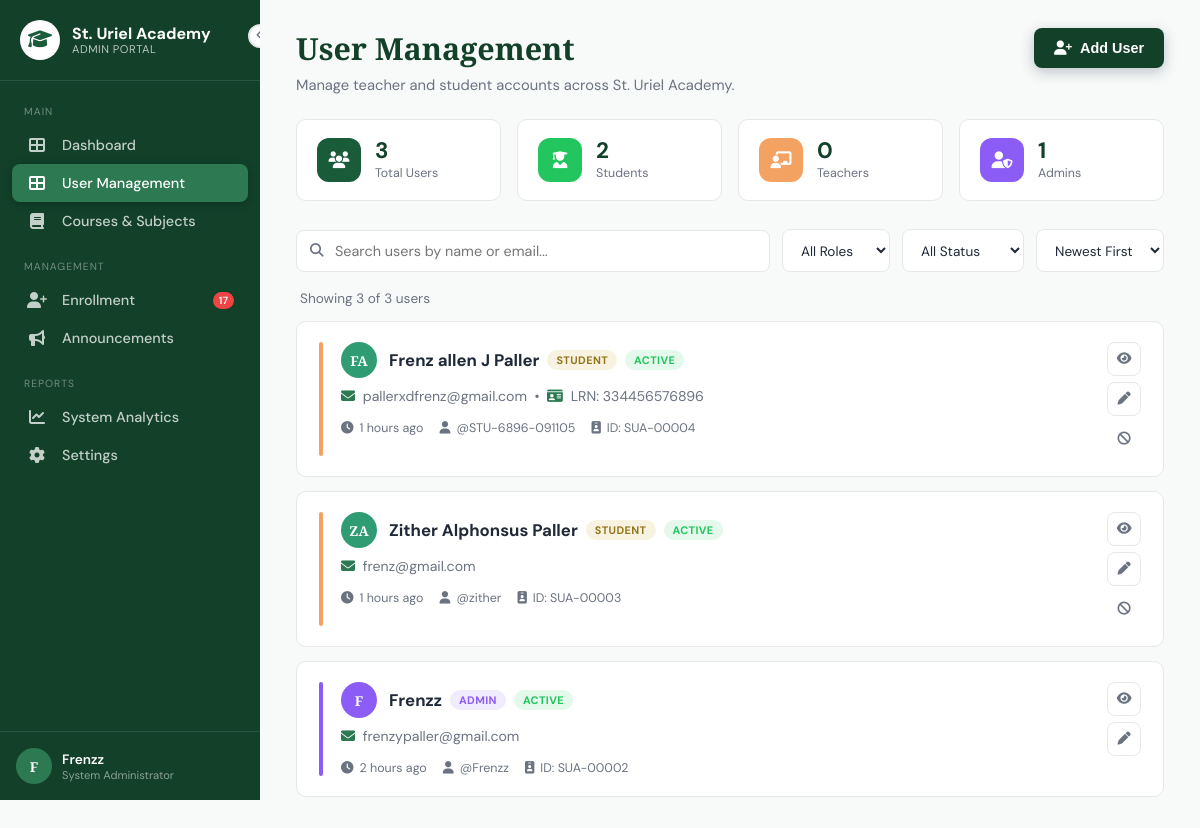
Screenshot of /public/admin/user_management.php (signed in) with the database file from the repository.
### tables this page shows
CREATE TABLE `users` (
  `id` int(11) NOT NULL,
  `username` varchar(100) NOT NULL,
  `password` varchar(255) NOT NULL,
  `role` enum('admin','teacher','student') NOT NULL,
  `status` enum('active','inactive','suspended') NOT NULL DEFAULT 'active',
  `created_at` timestamp NOT NULL DEFAULT current_timestamp(),
  `updated_at` timestamp NOT NULL DEFAULT current_timestamp() ON UPDATE current_timestamp()
);

CREATE TABLE `students` (
  `student_id` int(11) NOT NULL,
  `user_id` int(11) NOT NULL,
  `student_lrn` bigint(20) NOT NULL,
  `firstname` varchar(255) NOT NULL,
  `lastname` varchar(255) NOT NULL,
  `middlename` varchar(255) DEFAULT NULL,
  `email` varchar(255) DEFAULT NULL,
  `birthdate` date NOT NULL,
  `address` varchar(255) DEFAULT NULL,
  `guardian_name` varchar(255) DEFAULT NULL,
  `guardian_contact` varchar(255) DEFAULT NULL,
  `created_at` timestamp NOT NULL DEFAULT current_timestamp(),
  `updated_at` timestamp NOT NULL DEFAULT current_timestamp() ON UPDATE current_timestamp()
);

### config/config.php (called while the page is built, shortened)
<?php
function clean($data) {
    return htmlspecialchars(trim($data), ENT_QUOTES, 'UTF-8');
}
?>

### public/admin/user_management.php (the view, shortened to what this page needs)
<?php
require_once '../../config/config.php';
$search = trim($_GET['search'] ?? '');
$role_filter = $_GET['role'] ?? 'all';
$status_filter = $_GET['status'] ?? 'all';
$sort = $_GET['sort'] ?? 'newest';
$page = max(1, intval($_GET['page'] ?? 1));
$per_page = 10;
$offset = ($page - 1) * $per_page;
$params = [];
$where_clauses = ["u.role IN ('admin', 'teacher', 'student')"];
$where_sql = implode(" AND ", $where_clauses);
$count_sql = "SELECT COUNT(*) FROM Users u
    LEFT JOIN Teachers t ON u.id = t.user_id AND u.role = 'teacher'
    LEFT JOIN Students s ON u.id = s.user_id AND u.role = 'student'
    LEFT JOIN Admin a ON u.id = a.user_id AND u.role = 'admin'
    WHERE $where_sql";
$count_stmt = $pdo->prepare($count_sql);
$count_stmt->execute($params);
$total_users = $count_stmt->fetchColumn();
$order_sql = match($sort) {
    'oldest' => 'u.created_at ASC',
    'name_asc' => 'COALESCE(t.firstname, s.firstname, a.email) ASC',
    'name_desc' => 'COALESCE(t.firstname, s.firstname, a.email) DESC',
    'last_active' => 'u.updated_at DESC',
    default => 'u.created_at DESC',
};
$sql = "SELECT
    u.id,
    u.username,
    u.role,
    u.status,
    u.created_at,
    u.updated_at,
    COALESCE(t.firstname, s.firstname, '') as firstname,
    COALESCE(t.lastname, s.lastname, '') as lastname,
    COALESCE(t.email, s.email, a.email, '') as email,
    COALESCE(t.department, '') as department,
    COALESCE(t.teacher_id, s.student_id, a.admin_id, 0) as role_id,
    COALESCE(t.specialization, '') as notes,
    s.student_lrn,
    s.middlename,
    s.birthdate,
    s.address,
    s.guardian_name,
    s.guardian_contact
FROM Users u
LEFT JOIN Teachers t ON u.id = t.user_id AND u.role = 'teacher'
LEFT JOIN Students s ON u.id = s.user_id AND u.role = 'student'
LEFT JOIN Admin a ON u.id = a.user_id AND u.role = 'admin'
WHERE $where_sql
ORDER BY $order_sql
LIMIT ? OFFSET ?";
$params[] = $per_page;
$params[] = $offset;
$stmt = $pdo->prepare($sql);
$stmt->execute($params);
$users = $stmt->fetchAll();
$stats = [];
$stats['total'] = $pdo->query("SELECT COUNT(*) FROM Users WHERE role IN ('admin', 'teacher', 'student')")->fetchColumn();
$stats['students'] = $pdo->query("SELECT COUNT(*) FROM Users WHERE role = 'student'")->fetchColumn();
$stats['teachers'] = $pdo->query("SELECT COUNT(*) FROM Users WHERE role = 'teacher'")->fetchColumn();
$stats['admins'] = $pdo->query("SELECT COUNT(*) FROM Users WHERE role = 'admin'")->fetchColumn();
$stats['pending'] = $pdo->query("SELECT COUNT(*) FROM Users WHERE status = 'inactive'")->fetchColumn();
function um_initials(string $name): string {
    $parts = preg_split('/\s+/', trim($name));
    $out = '';
    foreach (array_slice($parts, 0, 2) as $p) {
        $out .= strtoupper(substr($p, 0, 1));
    }
    return $out ?: '?';
}
function getRoleColor(string $role): string {
    return match($role) {
        'admin' => '#8B5CF6',
        'teacher' => '#1F6F54',
        'student' => '#2F9C74',
        default => '#6B7280',
    };
}
function getDisplayName($user): string {
    $name = trim($user['firstname'] . ' ' . $user['lastname']);
    return $name ?: $user['username'];
}
function getStatusClass(string $status): string {
    return match($status) {
        'active' => 'active',
        'inactive' => 'pending',
        'suspended' => 'inactive',
        default => 'pending',
    };
}
function getStatusLabel(string $status): string {
    return match($status) {
        'active' => 'Active',
        'inactive' => 'Pending',
        'suspended' => 'Suspended',
        default => 'Unknown',
    };
}
function getRoleLabel(string $role): string {
    return match($role) {
        'admin' => 'Admin',
        'teacher' => 'Teacher',
        'student' => 'Student',
        default => ucfirst($role),
    };
}
function timeAgo($datetime) {
    $time = strtotime($datetime);
    $now = time();
    $diff = $now - $time;
    if ($diff < 86400) return floor($diff / 3600) . ' hours ago';
    return date('M j, Y', $time);
}
?>
<!DOCTYPE html>
<html lang="en">
<head>
<link rel="stylesheet" href="https://cdnjs.cloudflare.com/ajax/libs/font-awesome/6.5.1/css/all.min.css">
<link rel="stylesheet" href="../../public/admin/assests/css/user_management.css">
</head>
<body>
<?php include '../../includes/admin_sidebar.php'; ?>
<div class="main-content" id="mainContent">
    <div class="page-header">
        <div>
            <h1>User Management</h1>
            <p>Manage teacher and student accounts across St. Uriel Academy.</p>
        </div>
        <button class="btn-primary" id="newUserBtn" onclick="toggleAddUser()">
            <i class="fas fa-user-plus"></i> Add User
        </button>
    </div>
    <div class="stats-row">
        <div class="stat-card">
            <div class="stat-icon blue"><i class="fas fa-users"></i></div>
            <div>
                <div class="stat-value"><?= number_format($stats['total']) ?></div>
                <div class="stat-label">Total Users</div>
            </div>
        </div>
        <div class="stat-card">
            <div class="stat-icon green"><i class="fas fa-user-graduate"></i></div>
            <div>
                <div class="stat-value"><?= number_format($stats['students']) ?></div>
                <div class="stat-label">Students</div>
            </div>
        </div>
        <div class="stat-card">
            <div class="stat-icon gold"><i class="fas fa-chalkboard-teacher"></i></div>
            <div>
                <div class="stat-value"><?= number_format($stats['teachers']) ?></div>
                <div class="stat-label">Teachers</div>
            </div>
        </div>
        <div class="stat-card">
            <div class="stat-icon purple"><i class="fas fa-user-shield"></i></div>
            <div>
                <div class="stat-value"><?= number_format($stats['admins']) ?></div>
                <div class="stat-label">Admins</div>
            </div>
        </div>
    </div>
    <form method="GET" action="" class="toolbar-row" id="searchForm">
        <div class="search-box">
            <i class="fas fa-search"></i>
            <input type="text" name="search" placeholder="Search users by name or email..."
                   value="<?= clean($search) ?>" onkeydown="if(event.key==='Enter') this.form.submit()">
        </div>
        <select name="role" class="select-filter" onchange="this.form.submit()">
            <option value="all" <?= $role_filter === 'all' ? 'selected' : '' ?>>All Roles</option>
        </select>
        <select name="status" class="select-filter" onchange="this.form.submit()">
            <option value="all" <?= $status_filter === 'all' ? 'selected' : '' ?>>All Status</option>
        </select>
        <select name="sort" class="select-filter" onchange="this.form.submit()">
            <option value="newest" <?= $sort === 'newest' ? 'selected' : '' ?>>Newest First</option>
        </select>
    </form>
    <div class="results-info">
        Showing <?= count($users) ?> of <?= $total_users ?> user<?= $total_users !== 1 ? 's' : '' ?>
    </div>
    <div class="users-list">
        <?php if (empty($users)): ?>
        <div class="empty-state">
            <i class="fas fa-users-slash"></i>
            <h3>No users found</h3>
            <p>Try adjusting your search or filter criteria.</p>
        </div>
        <?php else: ?>
        <?php foreach ($users as $user):
            $display_name = getDisplayName($user);
            $role_color = getRoleColor($user['role']);
            $status_class = getStatusClass($user['status']);
            $status_label = getStatusLabel($user['status']);
            $role_label = getRoleLabel($user['role']);
            $is_pending = $user['status'] === 'inactive';
        ?>
        <div class="user-card <?= $is_pending ? 'pending' : '' ?>" data-user-id="<?= $user['id'] ?>"
             data-fullname="<?= clean($display_name) ?>" data-email="<?= clean($user['email']) ?>"
             data-role="<?= $user['role'] ?>" data-status="<?= $user['status'] ?>"
             data-department="<?= clean($user['department']) ?>" data-notes="<?= clean($user['notes']) ?>"
             data-username="<?= clean($user['username']) ?>" data-created="<?= $user['created_at'] ?>"
             data-lrn="<?= clean($user['student_lrn'] ?? '') ?>" data-middlename="<?= clean($user['middlename'] ?? '') ?>"
             data-birthdate="<?= clean($user['birthdate'] ?? '') ?>" data-address="<?= clean($user['address'] ?? '') ?>"
             data-guardian="<?= clean($user['guardian_name'] ?? '') ?>" data-guardian-contact="<?= clean($user['guardian_contact'] ?? '') ?>">
            <div class="role-strip <?= $user['role'] ?>"></div>
            <div class="user-body">
                <div class="user-top-row">
                    <div class="user-title-line">
                        <div class="user-avatar" style="background: <?= $role_color ?>;">
                            <?= um_initials($display_name) ?>
                        </div>
                        <div class="user-title-block">
                            <h3><?= clean($display_name) ?></h3>
                            <span class="badge <?= $user['role'] ?>"><?= $role_label ?></span>
                            <span class="badge <?= $status_class ?>"><?= $status_label ?></span>
                        </div>
                    </div>
                </div>
                <p class="user-excerpt">
                    <i class="fas fa-envelope"></i> <?= clean($user['email']) ?: 'No email' ?>
                    <?php if (!empty($user['student_lrn'])): ?>
                    &nbsp;&bull;&nbsp; <i class="fas fa-id-card"></i> LRN: <?= clean($user['student_lrn']) ?>
                    <?php endif; ?>
                </p>
                <div class="user-meta">
                    <span><i class="fas fa-clock"></i> <?= timeAgo($user['updated_at']) ?></span>
                    <span><i class="fas fa-user"></i> @<?= clean($user['username']) ?></span>
                    <span><i class="fas fa-id-badge"></i> ID: SUA-<?= str_pad($user['id'], 5, '0', STR_PAD_LEFT) ?></span>
                </div>
            </div>
            <div class="card-actions">
                <div class="icon-btn" title="View Profile" onclick="viewUser(<?= $user['id'] ?>)"><i class="fas fa-eye"></i></div>
                <div class="icon-btn" title="Edit" onclick="editUser(<?= $user['id'] ?>)"><i class="fas fa-pen"></i></div>
                <?php if ($user['id'] != $_SESSION['user_id']): ?>
                <form method="POST" action="" style="display:inline;" onsubmit="return confirm('Are you sure you want to deactivate this user?');">
                    <button type="submit" class="icon-btn delete" title="Deactivate" style="border:none; background:none; cursor:pointer;">
                        <i class="fas fa-ban"></i>
                    </button>
                </form>
                <?php endif; ?>
            </div>
        </div>
        <?php endforeach; ?>
        <?php endif; ?>
    </div>
</div>
</body>
</html>

### includes/css/admin_sidebar.css (style rules this page uses)
.user-avatar { width: 36px; height: 36px; border-radius: 50%; background: var(--primary-light); display: flex; align-items: center; justify-content: center; font-weight: 700; font-size: 0.85rem; color: #fff; flex-shrink: 0; }

### rows the page displays
users: id "3"
students: student_lrn "0", display_name "ZA", display_name "Zither Alphonsus Paller", user.role "STUDENT", user.status "ACTIVE", email "frenz@gmail.com", user.updated_at "1 hours ago", user.username "zither", user "00003"
students: display_name "FA", display_name "Frenz allen J Paller", user.role "STUDENT", user.status "ACTIVE", email "pallerxdfrenz@gmail.com", student_lrn "334456576896", user.updated_at "1 hours ago", user.username "STU-6896-091105", user "00004"
users: display_name "F", username "Frenzz", role "ADMIN", status "ACTIVE", email "frenzypaller@gmail.com", updated_at "2 hours ago", id "00002"

### other values shown
$sidebarInitials "F"
$displayName "Frenzz"
$roleLabel "System Administrator"
$stats['students'] "2"
$stats['admins'] "1"
count($users) "3"
$total_users "3"
